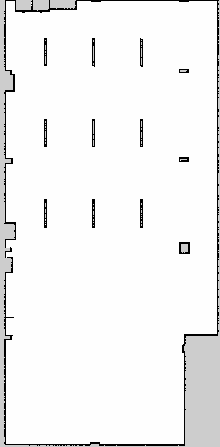
#> input picture src/robot_description/src/map.png, 220 x 447 px, found by its file name
$ python mapping.py
#> lines starting #> are read from the running program, lines starting #| are printed output that depends on the picture; after the words box and inside, x2 and y2 are one past the last pixel; in counts of white or black regions, pixels touching at a corner belong together
#from Ponto import Ponto, notInRetangule
import cv2 as cv
import cv2
import numpy as np
import matplotlib.pyplot as plt
from PIL import Image, ImageDraw

mapa_aux = cv.imread("../mapas/map.png", 0)  # Imagem em escala de cinza
#> mapa_aux is the input picture: shape (447, 220); min 0, max 254, mean 242.7
# Mapa binario, todo valor maior que 0 vai ser levado a ser 255
ret, mapa_aux = cv.threshold(mapa_aux, 0, 255, cv.THRESH_BINARY_INV)
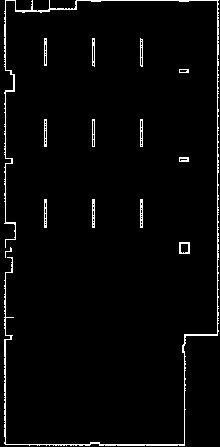
#> mapa_aux: shape (447, 220); 2.9% white in thin lines or dots
mapaBinario = mapa_aux


# #cria a dilatação das bordas
kernel = np.ones((4, 4), np.uint8)
img_dilation = cv2.dilate(mapaBinario, kernel, iterations=5)  #numero de vezes que eh feita a convolucao
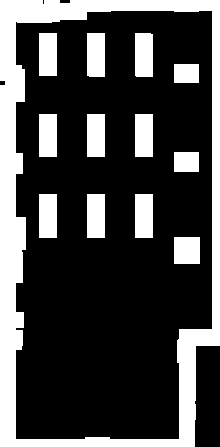
#> img_dilation: shape (447, 220); 26.9% white; 13 white regions, largest, box (x1, y1, x2, y2) and area: (0, 0, 220, 447) 17773, (39, 194, 57, 238) 792, (87, 194, 105, 238) 792

imgplot = plt.imshow(img_dilation)

cv.imwrite('../mapas/map2.png', img_dilation)
